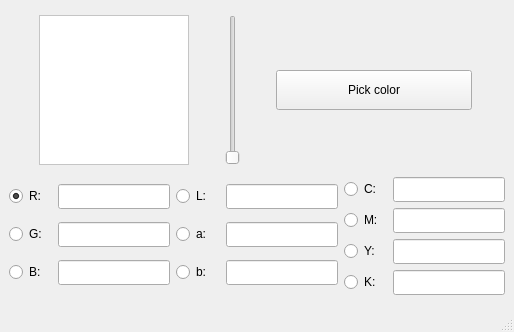
<?xml version="1.0" encoding="UTF-8"?>
<ui version="4.0">
 <class>MainWindow</class>
 <widget class="QMainWindow" name="MainWindow">
  <property name="geometry">
   <rect>
    <x>0</x>
    <y>0</y>
    <width>514</width>
    <height>332</height>
   </rect>
  </property>
  <property name="minimumSize">
   <size>
    <width>514</width>
    <height>332</height>
   </size>
  </property>
  <property name="maximumSize">
   <size>
    <width>514</width>
    <height>332</height>
   </size>
  </property>
  <property name="windowTitle">
   <string>MainWindow</string>
  </property>
  <widget class="QWidget" name="centralwidget">
   <layout class="QVBoxLayout" name="verticalLayout">
    <item>
     <layout class="QHBoxLayout" name="horizontalLayout_12">
      <item>
       <widget class="QTextBrowser" name="textBrColorDispay">
        <property name="enabled">
         <bool>false</bool>
        </property>
        <property name="maximumSize">
         <size>
          <width>150</width>
          <height>150</height>
         </size>
        </property>
        <property name="palette">
         <palette>
          <active>
           <colorrole role="Midlight">
            <brush brushstyle="SolidPattern">
             <color alpha="255">
              <red>52</red>
              <green>101</green>
              <blue>164</blue>
             </color>
            </brush>
           </colorrole>
           <colorrole role="Base">
            <brush brushstyle="SolidPattern">
             <color alpha="255">
              <red>255</red>
              <green>255</green>
              <blue>255</blue>
             </color>
            </brush>
           </colorrole>
           <colorrole role="Window">
            <brush brushstyle="SolidPattern">
             <color alpha="255">
              <red>255</red>
              <green>255</green>
              <blue>255</blue>
             </color>
            </brush>
           </colorrole>
          </active>
          <inactive>
           <colorrole role="Midlight">
            <brush brushstyle="SolidPattern">
             <color alpha="255">
              <red>52</red>
              <green>101</green>
              <blue>164</blue>
             </color>
            </brush>
           </colorrole>
           <colorrole role="Base">
            <brush brushstyle="SolidPattern">
             <color alpha="255">
              <red>255</red>
              <green>255</green>
              <blue>255</blue>
             </color>
            </brush>
           </colorrole>
           <colorrole role="Window">
            <brush brushstyle="SolidPattern">
             <color alpha="255">
              <red>255</red>
              <green>255</green>
              <blue>255</blue>
             </color>
            </brush>
           </colorrole>
          </inactive>
          <disabled>
           <colorrole role="Midlight">
            <brush brushstyle="SolidPattern">
             <color alpha="255">
              <red>52</red>
              <green>101</green>
              <blue>164</blue>
             </color>
            </brush>
           </colorrole>
           <colorrole role="Base">
            <brush brushstyle="SolidPattern">
             <color alpha="255">
              <red>255</red>
              <green>255</green>
              <blue>255</blue>
             </color>
            </brush>
           </colorrole>
           <colorrole role="Window">
            <brush brushstyle="SolidPattern">
             <color alpha="255">
              <red>255</red>
              <green>255</green>
              <blue>255</blue>
             </color>
            </brush>
           </colorrole>
          </disabled>
         </palette>
        </property>
       </widget>
      </item>
      <item>
       <widget class="QSlider" name="verticalSlider">
        <property name="maximumSize">
         <size>
          <width>16777215</width>
          <height>150</height>
         </size>
        </property>
        <property name="orientation">
         <enum>Qt::Vertical</enum>
        </property>
       </widget>
      </item>
      <item>
       <widget class="QPushButton" name="buttonPickColor">
        <property name="minimumSize">
         <size>
          <width>0</width>
          <height>40</height>
         </size>
        </property>
        <property name="maximumSize">
         <size>
          <width>196</width>
          <height>16777215</height>
         </size>
        </property>
        <property name="text">
         <string>Pick color</string>
        </property>
       </widget>
      </item>
     </layout>
    </item>
    <item>
     <layout class="QHBoxLayout" name="horizontalLayout">
      <item>
       <layout class="QVBoxLayout" name="verticalLayout_RGB">
        <item>
         <layout class="QHBoxLayout" name="horizontalLayout_R">
          <item>
           <widget class="QRadioButton" name="radioButton_R">
            <property name="text">
             <string>R:</string>
            </property>
            <property name="checked">
             <bool>true</bool>
            </property>
           </widget>
          </item>
          <item>
           <widget class="QLineEdit" name="lineEdit_R">
            <property name="maximumSize">
             <size>
              <width>112</width>
              <height>25</height>
             </size>
            </property>
           </widget>
          </item>
         </layout>
        </item>
        <item>
         <layout class="QHBoxLayout" name="horizontalLayout_G">
          <item>
           <widget class="QRadioButton" name="radioButton_G">
            <property name="text">
             <string>G:</string>
            </property>
           </widget>
          </item>
          <item>
           <widget class="QLineEdit" name="lineEdit_G">
            <property name="maximumSize">
             <size>
              <width>112</width>
              <height>25</height>
             </size>
            </property>
            <property name="text">
             <string/>
            </property>
           </widget>
          </item>
         </layout>
        </item>
        <item>
         <layout class="QHBoxLayout" name="horizontalLayout_B">
          <item>
           <widget class="QRadioButton" name="radioButton_B">
            <property name="text">
             <string>B:</string>
            </property>
           </widget>
          </item>
          <item>
           <widget class="QLineEdit" name="lineEdit_B">
            <property name="maximumSize">
             <size>
              <width>112</width>
              <height>25</height>
             </size>
            </property>
           </widget>
          </item>
         </layout>
        </item>
       </layout>
      </item>
      <item>
       <layout class="QVBoxLayout" name="verticalLayout_Lab">
        <item>
         <layout class="QHBoxLayout" name="horizontalLayout_L">
          <item>
           <widget class="QRadioButton" name="radioButton_L">
            <property name="text">
             <string>L:</string>
            </property>
           </widget>
          </item>
          <item>
           <widget class="QLineEdit" name="lineEdit_L">
            <property name="maximumSize">
             <size>
              <width>112</width>
              <height>25</height>
             </size>
            </property>
           </widget>
          </item>
         </layout>
        </item>
        <item>
         <layout class="QHBoxLayout" name="horizontalLayout_a">
          <item>
           <widget class="QRadioButton" name="radioButton_a">
            <property name="text">
             <string>a:</string>
            </property>
           </widget>
          </item>
          <item>
           <widget class="QLineEdit" name="lineEdit_a">
            <property name="maximumSize">
             <size>
              <width>112</width>
              <height>25</height>
             </size>
            </property>
           </widget>
          </item>
         </layout>
        </item>
        <item>
         <layout class="QHBoxLayout" name="horizontalLayout_b">
          <item>
           <widget class="QRadioButton" name="radioButton_b">
            <property name="text">
             <string>b:</string>
            </property>
           </widget>
          </item>
          <item>
           <widget class="QLineEdit" name="lineEdit_b">
            <property name="maximumSize">
             <size>
              <width>112</width>
              <height>25</height>
             </size>
            </property>
           </widget>
          </item>
         </layout>
        </item>
       </layout>
      </item>
      <item>
       <layout class="QVBoxLayout" name="verticalLayout_CMYK">
        <item>
         <layout class="QHBoxLayout" name="horizontalLayout_C">
          <item>
           <widget class="QRadioButton" name="radioButton_C">
            <property name="text">
             <string>C:</string>
            </property>
           </widget>
          </item>
          <item>
           <widget class="QLineEdit" name="lineEdit_C">
            <property name="maximumSize">
             <size>
              <width>112</width>
              <height>25</height>
             </size>
            </property>
           </widget>
          </item>
         </layout>
        </item>
        <item>
         <layout class="QHBoxLayout" name="horizontalLayout_M">
          <item>
           <widget class="QRadioButton" name="radioButton_M">
            <property name="text">
             <string>M:</string>
            </property>
           </widget>
          </item>
          <item>
           <widget class="QLineEdit" name="lineEdit_M">
            <property name="maximumSize">
             <size>
              <width>112</width>
              <height>25</height>
             </size>
            </property>
           </widget>
          </item>
         </layout>
        </item>
        <item>
         <layout class="QHBoxLayout" name="horizontalLayout_Y">
          <item>
           <widget class="QRadioButton" name="radioButton_Y">
            <property name="text">
             <string>Y:</string>
            </property>
           </widget>
          </item>
          <item>
           <widget class="QLineEdit" name="lineEdit_Y">
            <property name="maximumSize">
             <size>
              <width>112</width>
              <height>25</height>
             </size>
            </property>
           </widget>
          </item>
         </layout>
        </item>
        <item>
         <layout class="QHBoxLayout" name="horizontalLayout_K">
          <item>
           <widget class="QRadioButton" name="radioButton_K">
            <property name="text">
             <string>K:</string>
            </property>
           </widget>
          </item>
          <item>
           <widget class="QLineEdit" name="lineEdit_K">
            <property name="maximumSize">
             <size>
              <width>112</width>
              <height>25</height>
             </size>
            </property>
           </widget>
          </item>
         </layout>
        </item>
       </layout>
      </item>
     </layout>
    </item>
   </layout>
  </widget>
  <widget class="QStatusBar" name="statusbar"/>
 </widget>
 <resources/>
 <connections/>
</ui>
